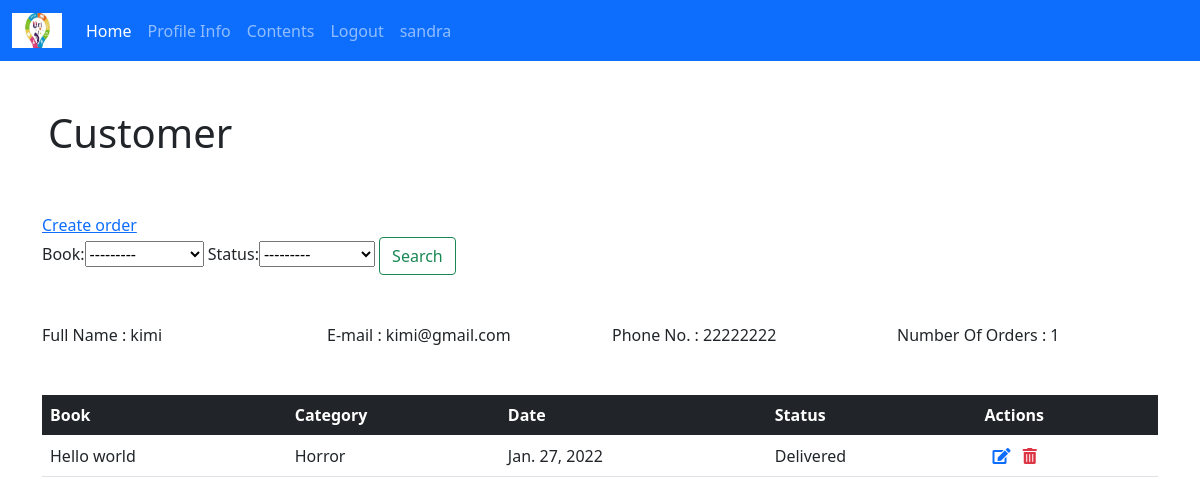
Before: /customer2 (signed in) with the older database file.
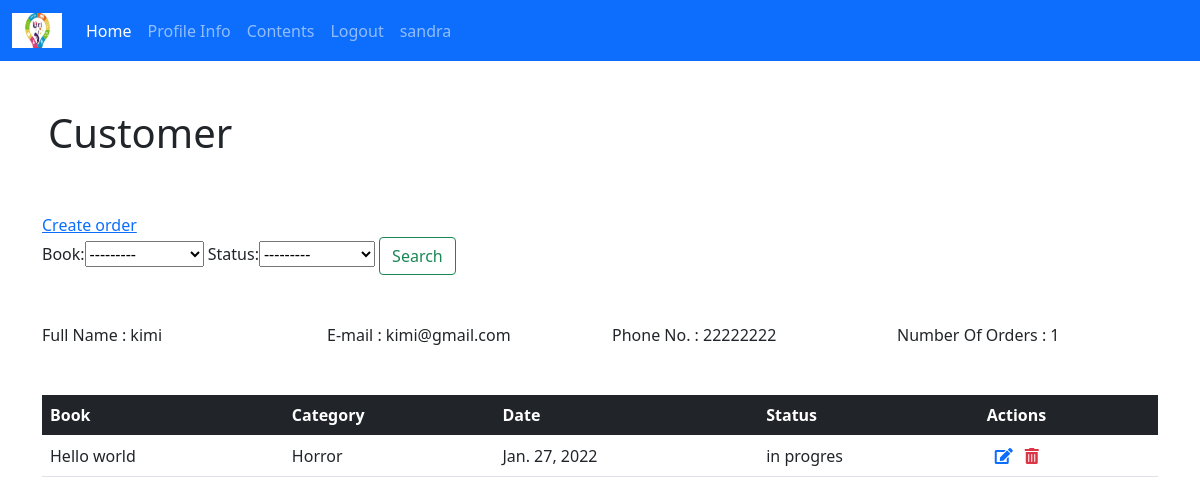
After: the same page with the newer database file.
### bookstore/models.py (models this page shows, shortened)
class Order(models.Model):
    STATUS= {
        ('Pending','Pending'),
        ('Delivered','Delivered'),
        ('in progres','in progres'),
        ('Out of order','Out of order')
    }
    customer = models.ForeignKey(Customer, null=True, on_delete=models.SET_NULL)
    book = models.ForeignKey(Book, null=True, on_delete=models.SET_NULL)
    tag = models.ManyToManyField(Tag)
    date_created = models.DateField(auto_now_add=True, null=True)
    status = models.CharField(max_length=200, null=True, choices=STATUS)

class Book(models.Model):
    CATEGORY= {
        ('Classic','Classic'),
        ('Comic','Comic'),
        ('Fantasy','Fantasy'),
        ('Horror','Horror')
    }
    name = models.CharField(max_length=190, null=True)
    author =  models.CharField(max_length=190, null=True)
    url =  models.URLField(max_length=300, null=True)
    category =  models.CharField(max_length=190, null=True, choices=CATEGORY)
    description =  models.CharField(max_length=200, null=True)
    date_created = models.DateField(auto_now_add=True, null=True)
    tag = models.ManyToManyField(Tag)
    def __str__ (self):
        return self.name

### bookstore/decorators.py (the view)
        def wrapper_func(request, *args,**kwargs):
            group = None
            if request.user.groups.exists():
                group = request.user.groups.all()[0].name
            if group in allowedGroups:
                return view_func(request, *args,**kwargs)
            else:
                return redirect('userProfile')

### bookstore/views.py (called while the page is built)
@login_required(login_url='login')
@allowedUsers(allowedGroups=['admin'])
def customer(request,pk):
    customers = Customer.objects.get(id=pk)
    orders = customers.order_set.all()
    order_count = orders.count()
    filter = OrderFilter(request.GET, queryset=orders )
    orders = filter.qs
    context = {'customers' : customers,
                'orders' : orders,
                'order_count' : order_count,
                'filter' : filter,
              }
    return render(request,'bookstore-templates/customer.html', context)

### bookstore/templates/bookstore-templates/customer.html
{% extends 'bookstore-templates/dashboard.html'  %}
{% block content %}
<h1 class="p-5">Customer</h1>
<div class="container pb-5">
  <div class="row">
    <div class="col">
      <a href="#">Create order</a>
      </div>
      </div>
      <form  method="GET">
        {{filter.form}}
        <button class="btn btn-outline-success" type="submit">Search</button>
      </form>
</div>
<div class="container pb-5">
    <div class="row">
      <div class="col">
       Full Name : {{customers.name}}
      </div>
      <div class="col">
        E-mail : {{customers.email}}
      </div>
      <div class="col">
        Phone No. : {{customers.phone}}
      </div>
      <div class="col">
        Number Of Orders : {{order_count}}
      </div>
    </div>
  </div>
<div class="container">
    <table class="table">
        <thead class="table-dark">
          <tr>
            <th scope="col">Book</th>
            <th scope="col">Category</th>
            <th scope="col">Date</th>
            <th scope="col">Status</th>
            <th scope="col">Actions</th>
          </tr>
        </thead>
        <tbody>
            {% for item in orders %}
            <tr>
           <td>{{item.book}}</td>
           <td>{{item.book.category}}</td>
           <td>{{item.date_created}}</td>
           <td>{{item.status}}</td>
           <td>
            <a class="p-2" href="{% url 'update' item.id %}"><i class="fas fa-edit"></i></a>
            <a class="text-danger" href="{% url 'delete' item.id %}"><i class="fas fa-trash-alt"></i></a>
           </td>
            </tr>
           {% endfor %}
        </tbody>
      </table>
</div>
{% endblock %}

Changed rows visible on the page:
changed Order "Hello world": status "Delivered" → "in progres"
